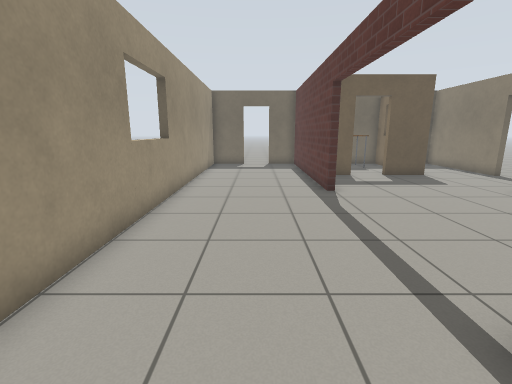
[1] (above)

12 first-person views from a walk through a Gazebo world. The camera is 1.1 m above the floor, tilts 12° down and sees 85° across. The floor is counted in squares, 0.5 m on a side. Each view is taken from the middle of a square. On the plan, view 1 faces up. The plan holds only what a view shows up to about 17 squares ahead; the rest is blank. Robots are left out. Simple patterns stand in for the simulator's built-in surfaces.

[2]
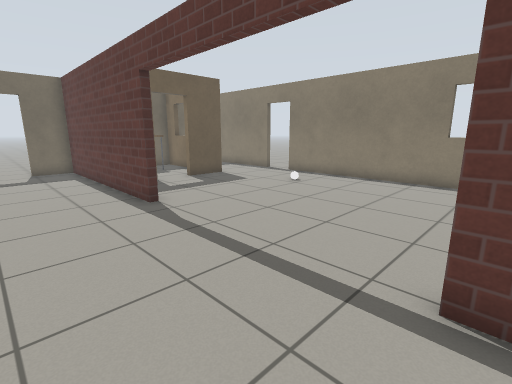

[3]
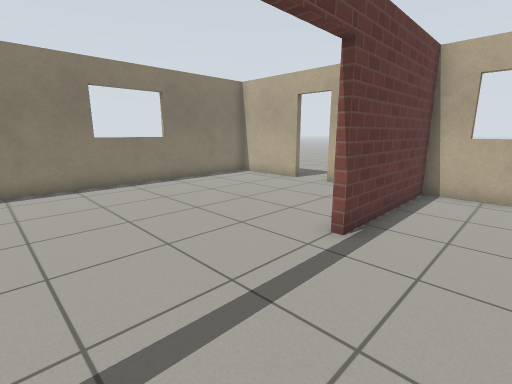

[4]
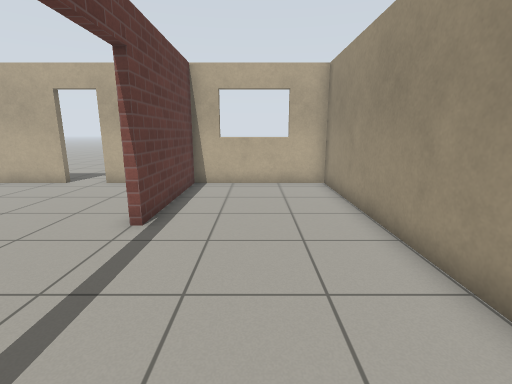

[5]
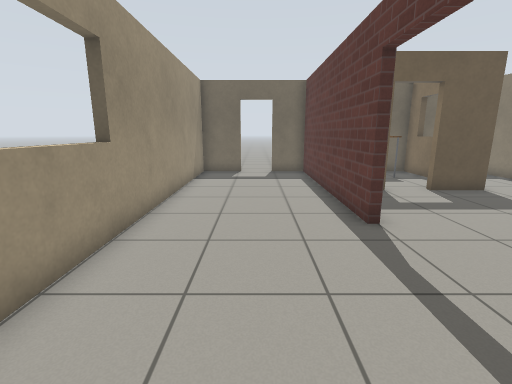

[6]
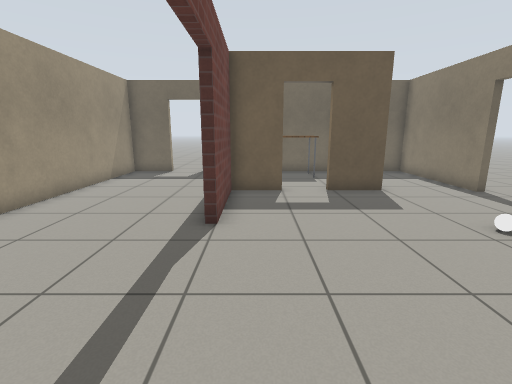

[7]
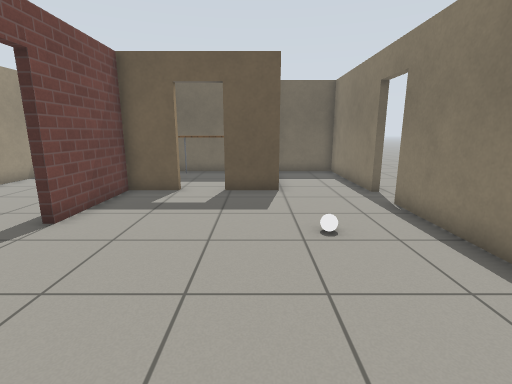

[8]
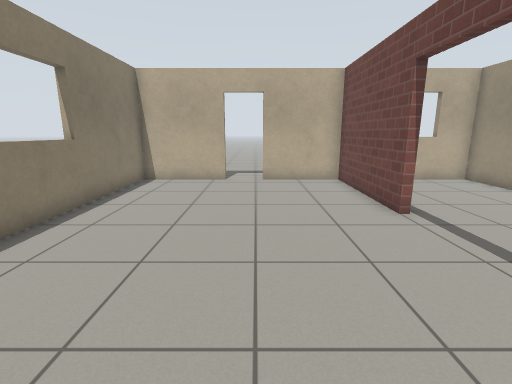

[9]
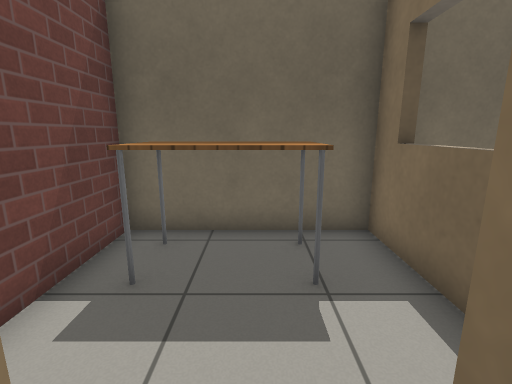

[10]
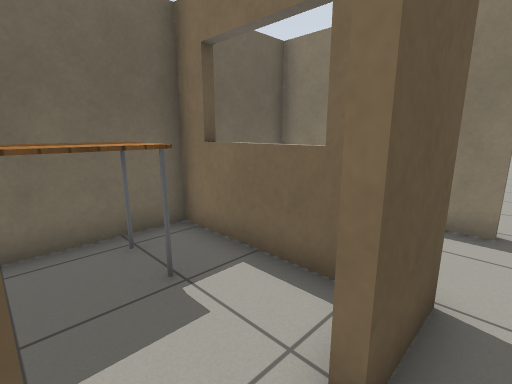

[11]
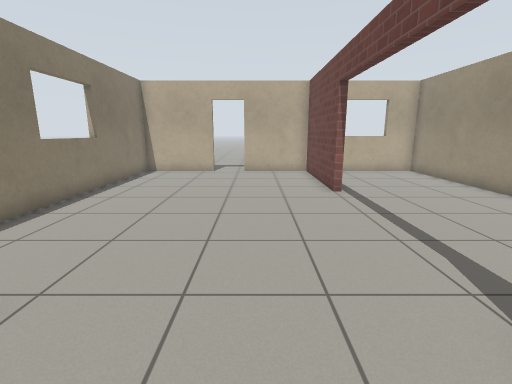

[12]
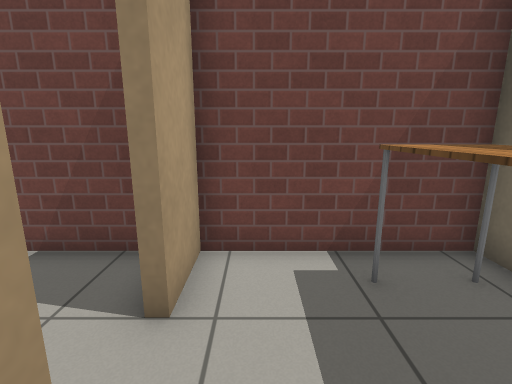

### Floor plan
Points are (right, up) in squares from view 1. A wall is a line through its corners. A room is listed if a view was taken in it or the views show most of it. See-through windows are left out.
Room 1 (views 1, 2, 3, 4, 5)
walls: (2.8, 10.5) (2.8, 20.1) (0.9, 20.1); (-0.7, 20.1) (-3, 20.1) (-3, -3.3) (2.8, -3.3) (2.8, 2.6)
ways out: open door at (3, 6.5) to room 2; open door at (0.5, 20)
Room 2 (views 6, 7, 8, 9, 10, 11)
walls: (3, 2.6) (3, -3.3) (6.7, -3.3); (9, 14.6) (6.8, 14.6); (5.1, 14.6) (3, 14.6) (3, 10.5); (12.4, 14.2) (12.4, 20.1) (9.3, 20.1); (8.4, -3.3) (12.4, -3.3) (12.4, 12.6)
ways out: open door at (3, 6.5) to room 1; open door at (5.5, 15) to room 3; open door at (7.5, -3.5); open door at (12.5, 13.5)
objects: white ball (10, 10)
Room 3 (view 12)
walls: (8.6, 15.9) (8.6, 20.1) (3, 20.1) (3, 15) (5.1, 15)
ways out: open door at (5.5, 15) to room 2
objects: table (4, 18) to (7, 19)

Positions as (right, up) in squares from view 1, and headings:
1: (0, 0), facing up
2: (-1, 2), facing up-right
3: (0, 8), facing down-right
4: (0, 9), facing down
5: (0, 4), facing up
6: (4, 4), facing up
7: (8, 4), facing up
8: (7, 10), facing down
9: (6, 14), facing up
10: (5, 14), facing up-right
11: (6, 13), facing down
12: (8, 16), facing left
